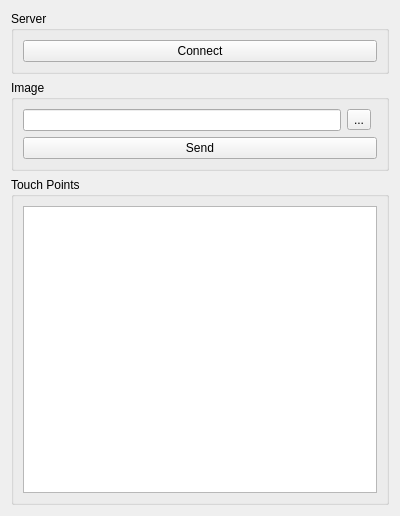
<?xml version="1.0" encoding="UTF-8"?>
<ui version="4.0">
 <class>Test::Widget</class>
 <widget class="QWidget" name="Test::Widget">
  <property name="geometry">
   <rect>
    <x>0</x>
    <y>0</y>
    <width>400</width>
    <height>516</height>
   </rect>
  </property>
  <property name="windowTitle">
   <string>Form</string>
  </property>
  <layout class="QVBoxLayout" name="verticalLayout_3">
   <item>
    <widget class="QGroupBox" name="serverGroup">
     <property name="title">
      <string>Server</string>
     </property>
     <property name="flat">
      <bool>true</bool>
     </property>
     <layout class="QVBoxLayout" name="verticalLayout_2">
      <item>
       <widget class="QPushButton" name="connectButton">
        <property name="text">
         <string>Connect</string>
        </property>
       </widget>
      </item>
     </layout>
    </widget>
   </item>
   <item>
    <widget class="QGroupBox" name="imageGroup">
     <property name="title">
      <string>Image</string>
     </property>
     <property name="flat">
      <bool>true</bool>
     </property>
     <layout class="QGridLayout" name="gridLayout">
      <item row="0" column="0">
       <widget class="QLineEdit" name="imageInfo">
        <property name="readOnly">
         <bool>true</bool>
        </property>
       </widget>
      </item>
      <item row="0" column="1">
       <widget class="QToolButton" name="imageSelectButton">
        <property name="text">
         <string>...</string>
        </property>
       </widget>
      </item>
      <item row="1" column="0" colspan="3">
       <widget class="QPushButton" name="imageSendButton">
        <property name="text">
         <string>Send</string>
        </property>
       </widget>
      </item>
     </layout>
    </widget>
   </item>
   <item>
    <widget class="QGroupBox" name="touchPointGroup">
     <property name="title">
      <string>Touch Points</string>
     </property>
     <property name="flat">
      <bool>true</bool>
     </property>
     <layout class="QVBoxLayout" name="verticalLayout">
      <item>
       <widget class="QTreeView" name="touchPointView"/>
      </item>
     </layout>
    </widget>
   </item>
  </layout>
 </widget>
 <resources/>
 <connections/>
</ui>
